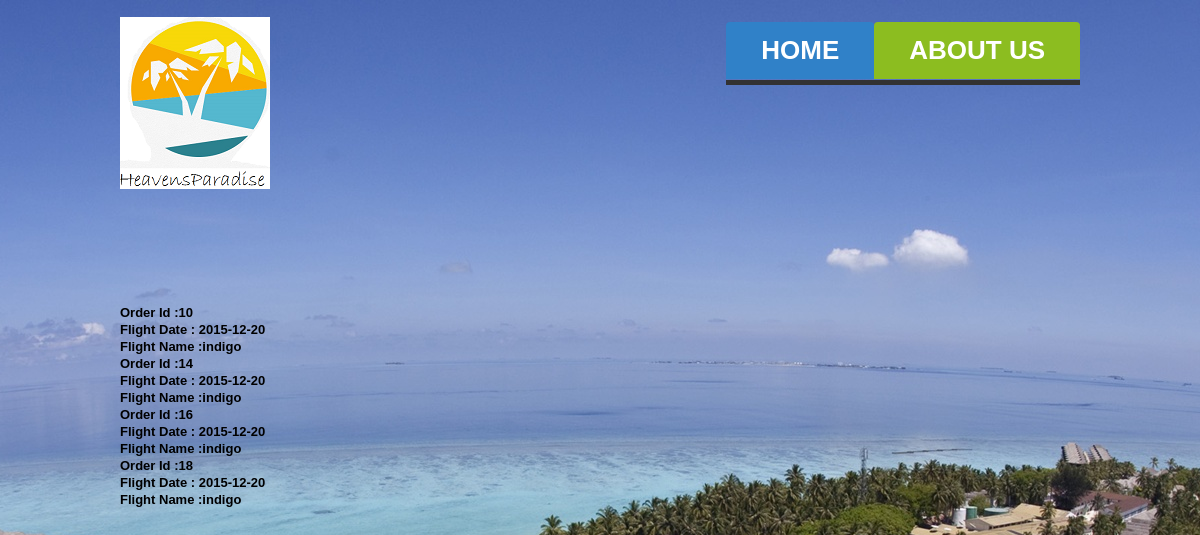
/myorders.php (signed in), run on the app's committed database.
### tables this page shows
CREATE TABLE IF NOT EXISTS `order` (
  `orderid` int(11) NOT NULL,
  `tdate` date NOT NULL,
  `email` varchar(40) NOT NULL,
  `tname` varchar(40) NOT NULL,
  `price` int(11) NOT NULL
);

### myorders.php (the view, shortened to what this page needs)
<?php
$email=$_SESSION['username'];
?>
<!DOCTYPE html>
<html lang="en">
<head>
<link rel="stylesheet" href="css/reset.css" type="text/css" media="all">
<link rel="stylesheet" href="css/layout.css" type="text/css" media="all">
<link rel="stylesheet" href="css/style.css" type="text/css" media="all">
</head>
<body id="page2">
<div class="extra">
	<div class="main">
		<header>
			<div class="wrapper">
				<h1><a href="index.php" id="logo"></a></h1>
				<div class="right">
			<nav>
				<ul id="menu">
					<li><a href="index.php" class="nav1">Home</a></li>
					<li><a href="about.html" class="nav2">About Us </a></li>
				</ul>
			</nav>
			</header>
			<?php
			$q=mysql_query("select * from `order` where email='$email'");
			for($i=0;$detail[$i] = mysql_fetch_array($q,MYSQL_NUM);$i++);
			$count= mysql_num_rows($q);
			echo "<div style=\"margin-top:-190px;\">";
			for($i=0;$i<$count;$i++)
			{ echo "
				<h2> <font color='black'>Order Id :". $detail[$i][0]." </h2>
				<h2> <font color='black'>Flight Date : ".$detail[$i][1]." </h2>
				<h2> <font color='black'>Flight Name :". $detail[$i][3] ."</h2>";
			}
			echo "</div>";
			?>
	</div>
	<div class="block"></div>
</div>
</body>
</html>

### css/style.css (style rules this page uses)
article, aside, audio, canvas, command, datalist, details, embed, figcaption, figure, footer, header, hgroup, keygen, meter, nav, output, progress, section, source, video { display:block }
.right { float:right }
.wrapper { width:100%;overflow:hidden }
body { background:url(../images/bg.jpg) top center repeat;border:0;font:13px Arial, Helvetica, sans-serif;color:#323232;line-height:17px }
.main { margin:0 auto;width:960px;position:relative }
.block { height:100px }
.extra { min-height:100%;height:auto !important;height:100%;margin:0 auto -100px }
body, html { height:100% }
a { color:#f09e2f;text-decoration:underline;outline:none }
h1 { float:left;padding:17px 0 0 0 }
header { overflow:hidden;width:100%;height:494px }
#logo { background:url(../images/hp.png) no-repeat;display:block;width:150px;height:172px;text-indent:-5000px }
#menu { width:100%;overflow:hidden;margin-top:22px;margin-bottom:0px;height:57px;overflow:hidden;padding-bottom:1px;border-bottom:5px solid #323232 }
#menu li { float:left }
#menu li a { display:block;font-size:26px;color:#fff;font-weight:600;padding:0 35px;border-radius:4px 4px 0 0;-moz-border-radius:4px 4px 0 0;-webkit-border-radius:4px 4px 0 0;behavior:url(js/PIE.htc);position:relative;text-decoration:none;text-transform:uppercase;line-height:57px }
.nav1 { background:#3081c8 }
.nav2 { background:#8cbd20 }

### data on the page
order: orderid "10", tdate "2015-12-20", tname "indigo"
order: orderid "14", tdate "2015-12-20", tname "indigo"
order: orderid "16", tdate "2015-12-20", tname "indigo"
order: orderid "18", tdate "2015-12-20", tname "indigo"
